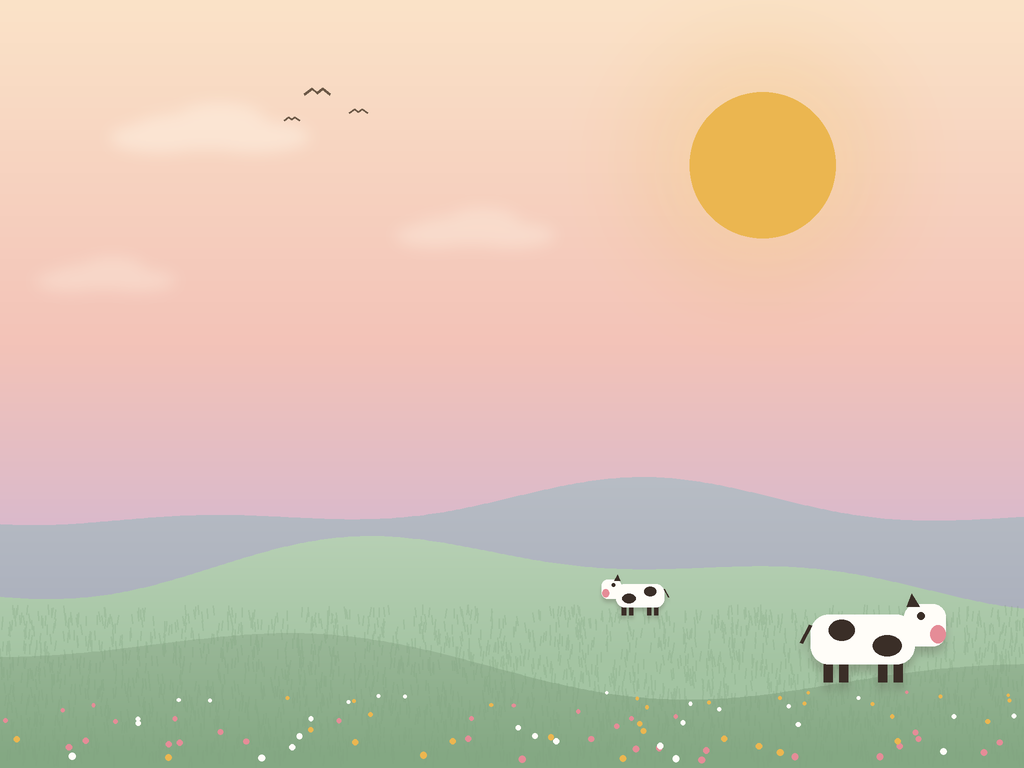
#> input picture docs/ui-concepts/art/wallpapers/wallpaper-dawn-1024x768.png, 1024 x 768 px, given in place of files-48.png, which was not available
$ python contact_sheet.py ../wallpapers/wallpaper-dawn-1024x768.png
#> lines starting #> are read from the running program, lines starting #| are printed output that depends on the picture; pictures that were not available may be replaced by others from this repository, and a replacement may not be noted
#!/usr/bin/env python3
# Host-only: needs Pillow (and numpy for wallpapers.py) to regenerate the art. Not needed to build or run milkOS.
"""The contact sheet for the art hand-off: every icon at 48 and 16 in light and dark, a dock at the real size, the three wallpapers and the two splashes.

    python3 contact_sheet.py <dir with the icons, wallpapers and splash>
"""
import sys
from pathlib import Path

from PIL import Image, ImageDraw, ImageFont

D = Path(sys.argv[1])
NAMES = ["files", "terminal", "browser", "notes", "paint", "music", "settings", "text-editor", "calendar", "clock", "preview", "activity", "store", "spaces", "today", "disk-utility", "reminders"]
try:
    FONT = ImageFont.load_default(size=13)
except TypeError:
    FONT = ImageFont.load_default()
CREAM, DARKBG, COCOA, LIGHT_TXT = (251, 246, 236), (46, 37, 32), (107, 88, 70), (190, 168, 144)


def icon(n, s, dark):
    return Image.open(D / "icons" / f"{n}-{s}{'-dark' if dark else ''}.png").convert("RGBA")


def icon_f(n, s, dark):
    return Image.open(D / "icons" / f"{n}-{s}{'-dark' if dark else ''}.png").convert("RGBA")


def mixc(a, b, t):
    return tuple(int(a[i] * (1 - t) + b[i] * t) for i in range(3))


W = 1320
rows = []
# the table of icons: light half on cream, dark half on dark cream, each icon as 48 and 16
sheet = Image.new("RGB", (W, 1200), CREAM)
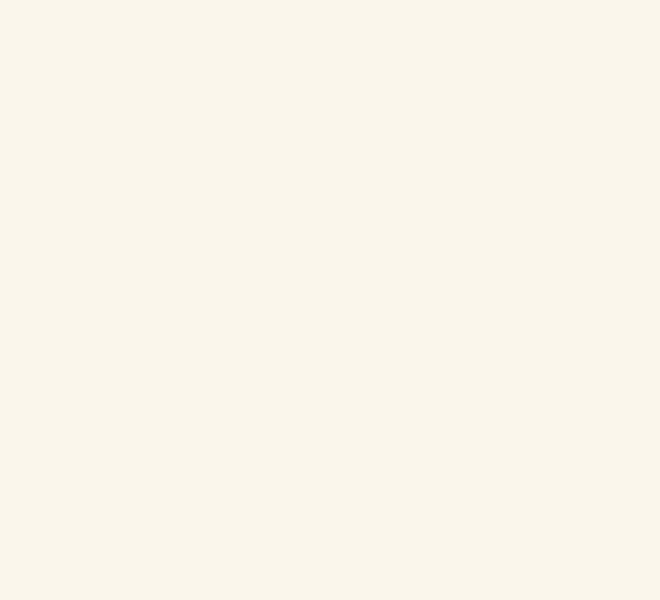
#> sheet: PIL image 1320x1200 RGB (shown at 1/2 size); mean R, G, B 251, 246, 236
d = ImageDraw.Draw(sheet)
d.text((16, 10), "icons: 48 and 16 px, light theme (left) and dark theme (right)", fill=COCOA, font=FONT)
for half, dark in enumerate((False, True)):
    x0 = 12 + half * (W // 2)
    bg = DARKBG if dark else CREAM
    d.rectangle([x0 - 8, 30, x0 + W // 2 - 20, 30 + 9 * 80 + 10], fill=bg)
    for i, n in enumerate(NAMES):
        col, row = i % 2, i // 2
        x, y = x0 + col * 320, 40 + row * 80
        t = Image.new("RGBA", (300, 72), bg + (255,))
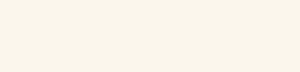
#> t: PIL image 300x72 RGBA; mean R, G, B, A 251, 246, 236, 255
        t.alpha_composite(icon(n, 48, dark), (8, 8))
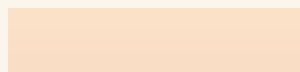
#> t: PIL image 300x72 RGBA; mean R, G, B, A 249.9, 226.6, 203.1, 255
        t.alpha_composite(icon(n, 16, dark), (66, 24))
#> call 2 of icon, with n = 'files', s = 16, dark = False
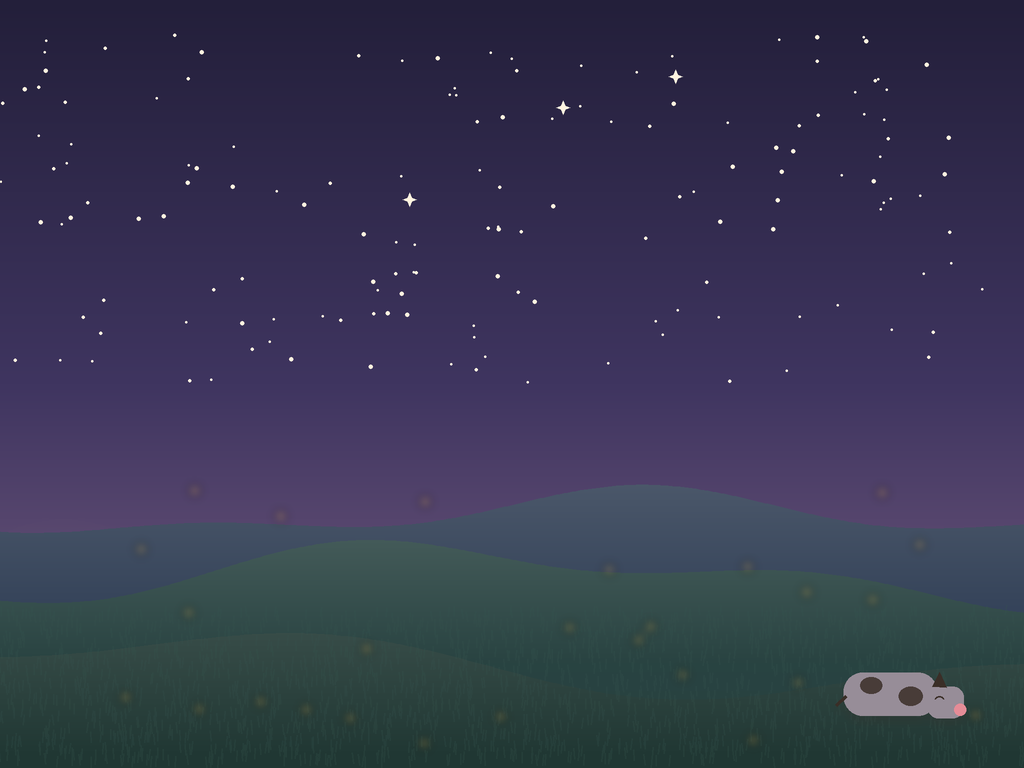
#> input picture docs/ui-concepts/art/wallpapers/wallpaper-night-1024x768.png, 1024 x 768 px, given in place of files-16.png, which was not available
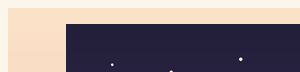
#> t: PIL image 300x72 RGBA; mean R, G, B, A 139.1, 127.5, 131.6, 255
        td = ImageDraw.Draw(t)
        td.text((92, 26), n, fill=LIGHT_TXT if dark else COCOA, font=FONT)
        sheet.paste(t.convert("RGB"), (x, y))
#> (the run stopped early here; a loop or call above may not have finished)
